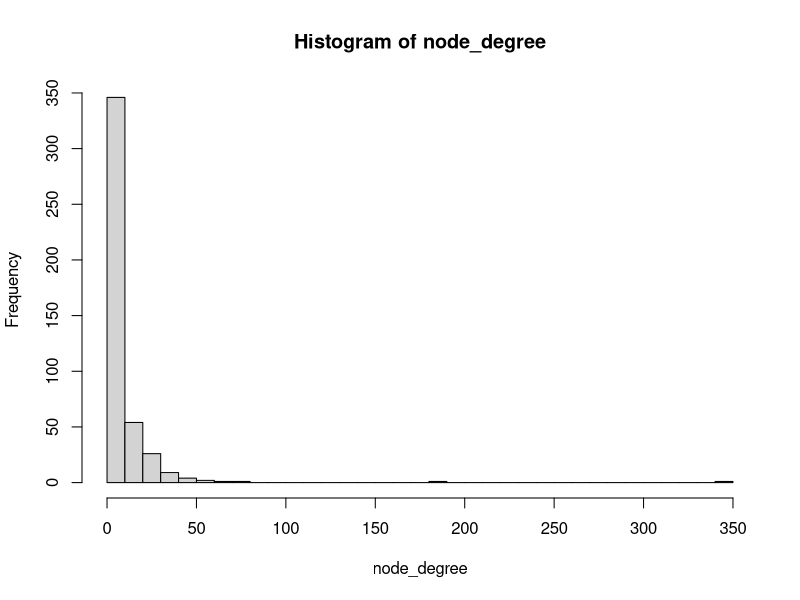
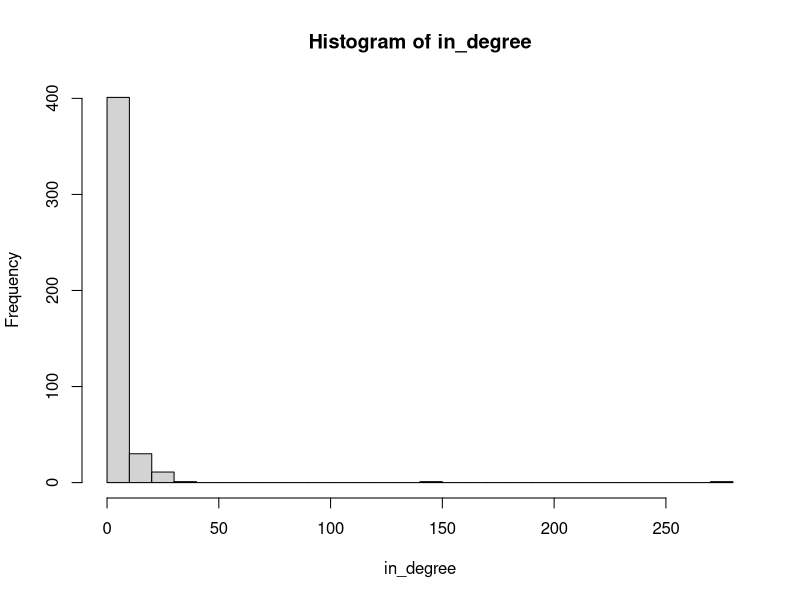
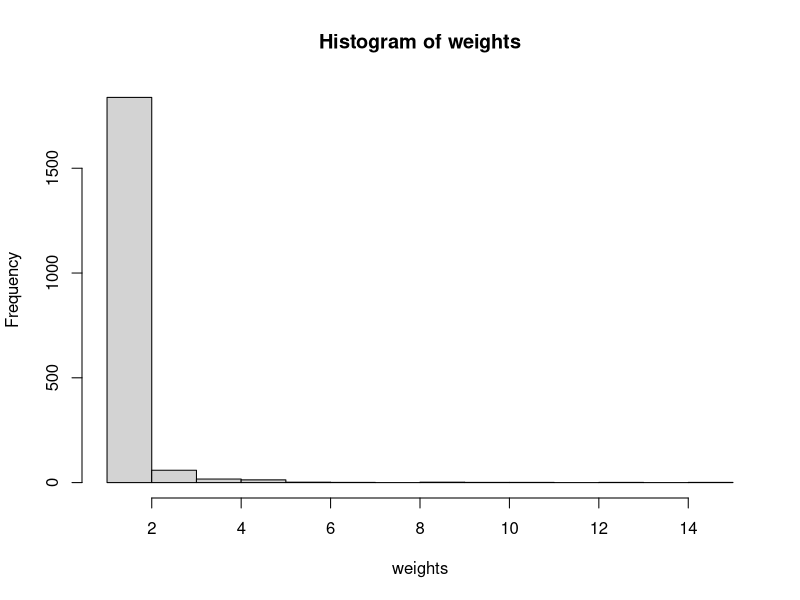
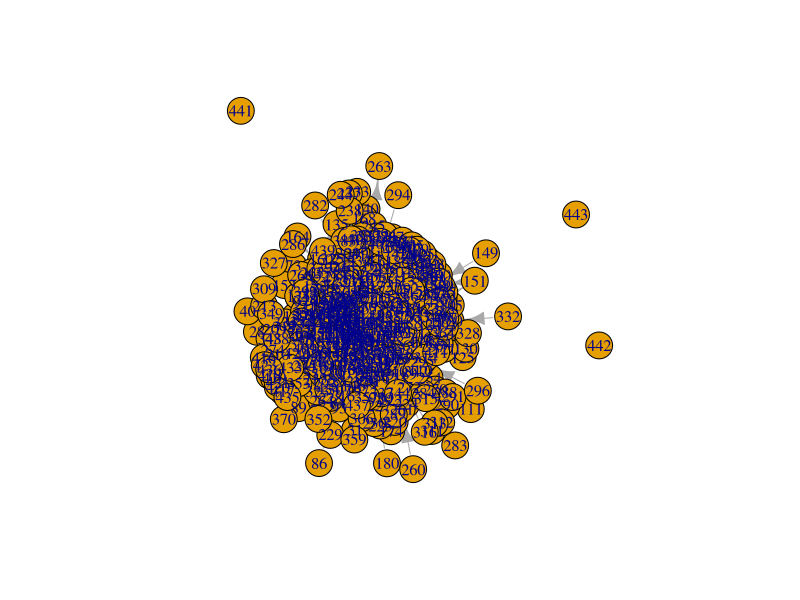
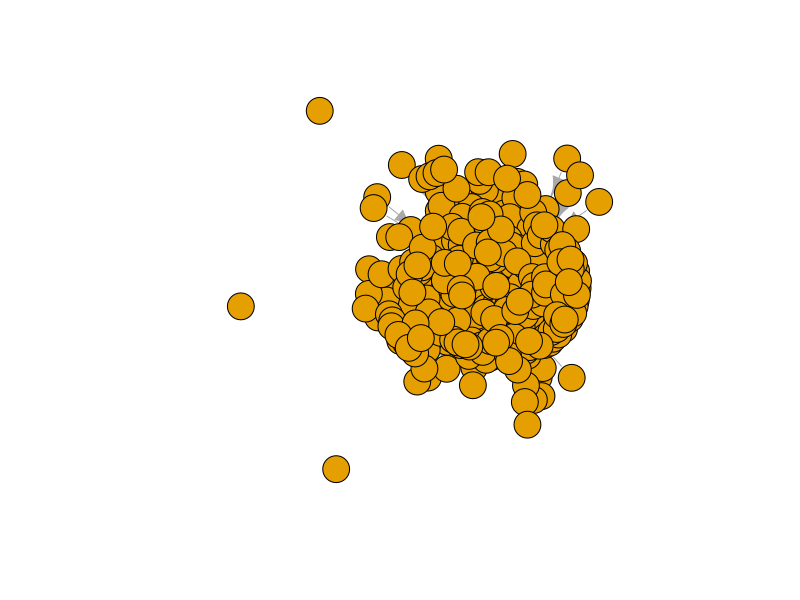
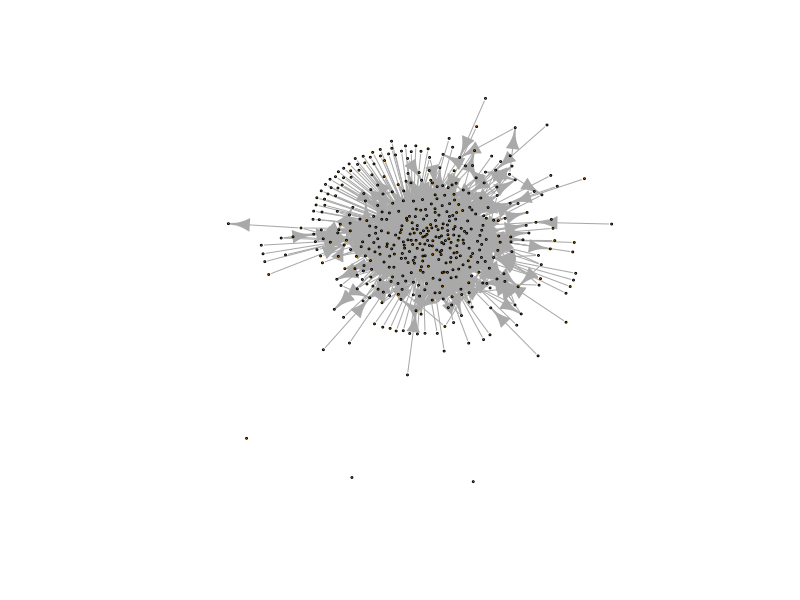
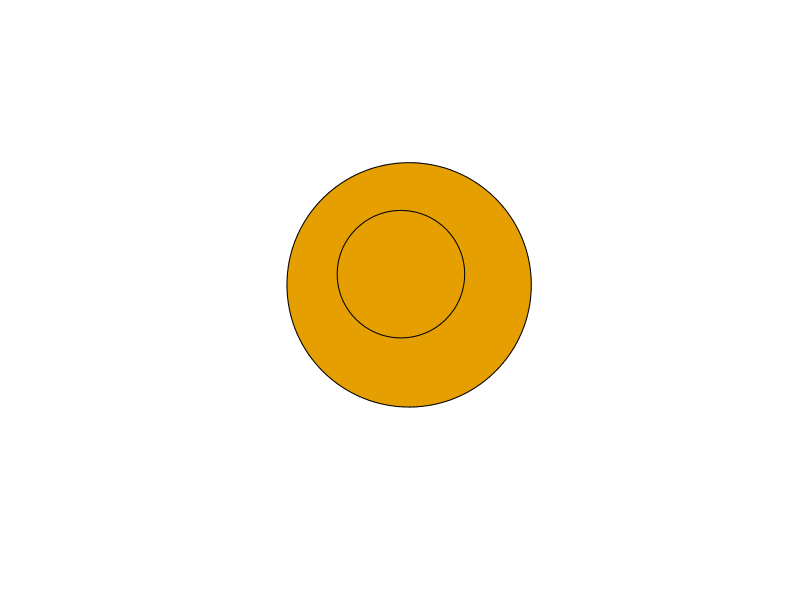
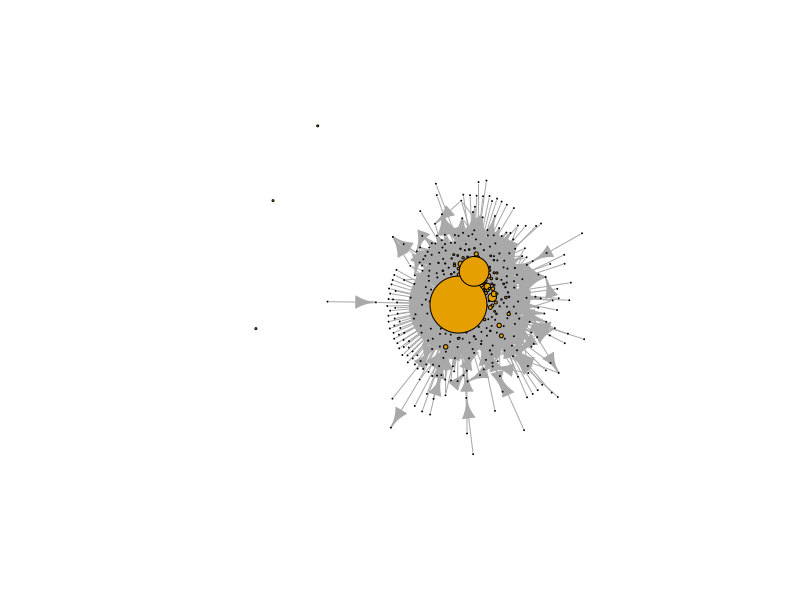

Source code (R) for these figures, in order:
## ---- chunk 1
knitr::opts_chunk$set(echo = TRUE)
## ---- chunk 2
library(tidyverse)
## ---- chunk 3
library(igraph)
## ---- chunk 4
ties <- read_csv("data/dlt1-edgelist.csv", 
                 col_types = cols(Sender = col_character(), 
                                  Receiver = col_character(), 
                                  `Category Text` = col_skip(), 
                                  `Comment ID` = col_character(), 
                                  `Discussion ID` = col_character()))

ties
## ---- chunk 5
actors <- read_csv("data/dlt1-nodes.csv", 
                   col_types = cols(UID = col_character(), 
                                    Facilitator = col_character(), 
                                    expert = col_character(), 
                                    connect = col_character()))
## ---- chunk 6
# your code here 

## ---- chunk 7
network <- graph_from_data_frame(d = ties, 
                                 vertices = actors, 
                                 directed = T) 

network
## ---- chunk 8
simple_network <- simplify(network, remove.loops = TRUE) 

simple_network
## ---- chunk 9
edge_weights <- count(ties, Sender, Receiver)

edge_weights
## ---- chunk 10
E(network)$weight <- 1  
## ---- chunk 11
network
## ---- chunk 12
weighted_network <- simplify(network,
                             edge.attr.comb = list(weight="sum")
                             )
## ---- chunk 13
node_degree <- degree(weighted_network, mode = "all")
## ---- chunk 14
hist(node_degree, breaks = 30)
## ---- chunk 15
mean(node_degree)
median(node_degree)
## ---- chunk 16
in_degree <- degree(weighted_network, mode="in")

hist(in_degree, breaks = 30)
mean(in_degree)
median(in_degree)
## ---- chunk 17

## ---- chunk 18
weights <- E(weighted_network)$weight

hist(weights, breaks = 10)
mean(weights)
median(weights)

## ---- chunk 19

## ---- chunk 20
plot(weighted_network)

## ---- chunk 21
plot(weighted_network,
     vertex.label = NA)
## ---- chunk 22
plot(weighted_network,
     vertex.label = NA,
     vertex.size = 1)
## ---- chunk 23
plot(weighted_network,
     vertex.label = NA,
     vertex.size = node_degree)
## ---- chunk 24
plot(weighted_network,
     vertex.label = NA,
     vertex.size = node_degree/10)
## ---- chunk 25
plot(weighted_network,
     vertex.label = NA,
     vertex.size = node_degree*.1,
     edge.arrow.size = .04)
## ---- chunk 26
plot(weighted_network,
     vertex.label = NA,
     vertex.size = node_degree*.05,
     edge.arrow.size = .04,
     edge.width = .2)
## ---- chunk 27
plot(weighted_network,
     vertex.label = NA,
     vertex.size = node_degree*.1,
     edge.arrow.size = .04,
     edge.width = E(weighted_network)$weight)
## ---- chunk 28
plot(weighted_network,
     vertex.label = NA,
     vertex.size = node_degree*.05,
     edge.arrow.size = .05,
     edge.width = E(weighted_network)$weight/5)
## ---- chunk 29
plot(weighted_network,
     vertex.label = NA,
     vertex.size = node_degree*.05,
     edge.arrow.size = .05,
     edge.width = E(weighted_network)$weight/5,
     layout = layout_with_fr)
## ---- chunk 30

plot(weighted_network,
     vertex.label = NA,
     vertex.size = node_degree*.05,
     edge.arrow.size = .05,
     edge.width = E(weighted_network)$weight/5,
     layout = layout_in_circle)

## ---- chunk 31
plot(weighted_network,
     vertex.label = NA,
     vertex.size = node_degree*.05,
     edge.arrow.size = .05,
     edge.width = E(weighted_network)$weight/5,
     layout = layout_with_fr)
